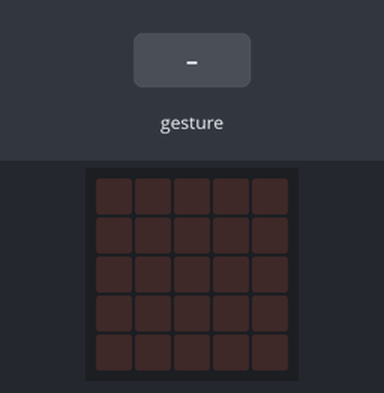
Simulated run of this program. Board: BBC micro:bit (MakeCode). On the bench: the board's 5×5 LED display. The test bench sets the inputs (shaded band). Random numbers come from a fixed seed; a tilt is held for 1.5 s and a shake lasts 1 s, then the board lies face up again.

Above: at 1.2 s.
1.3 s: gesture 'shake'
At 1.9 s:
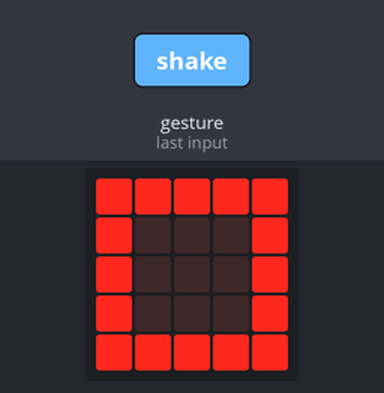
Timing chart, 0 to 4.3 s (numbered marks = the images above; inputs shaded):
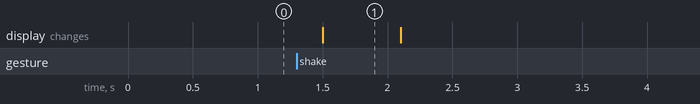

The program:

main.ts
```typescript
let blad_steen_schaar = 0
input.onGesture(Gesture.Shake, function () {
    blad_steen_schaar = randint(0, 3)
    if (blad_steen_schaar == 1) {
        basic.showIcon(IconNames.Square)
        basic.clearScreen()
    } else if (blad_steen_schaar == 2) {
        basic.showIcon(IconNames.SmallSquare)
        basic.clearScreen()
    } else if (blad_steen_schaar == 3) {
        basic.showIcon(IconNames.Scissors)
        basic.clearScreen()
    }
})
```

test.ts
```typescript
// tests gaan hier; deze zal niet worden gecompileerd wanneer dit pakket wordt gebruikt als extensie.
```

Measured:
- after the input at 1.3 s, the display: changes after 0.20 s (image 1)
- what the display in image 1 shows lasts 0.6 s, from 1.5 s to 2.1 s
